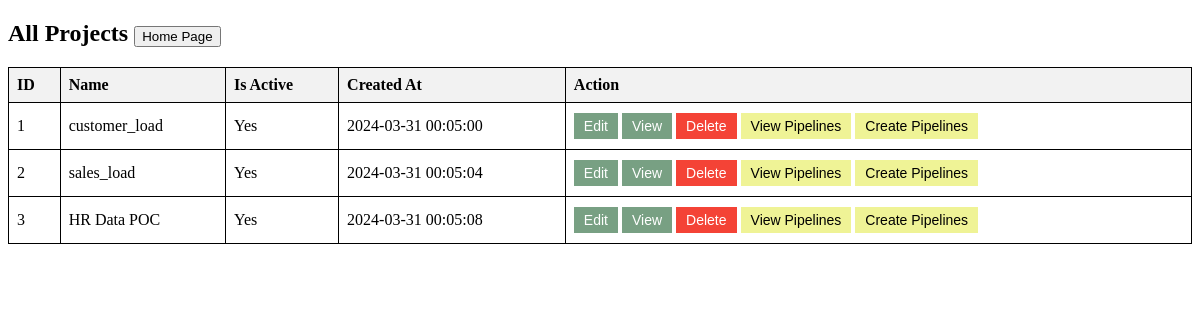
The app's page /list_projects with its own data.
### tables this page shows
CREATE TABLE projects (
        id INTEGER PRIMARY KEY AUTOINCREMENT,
        ProjectName TEXT NOT NULL,
        IsActive Text Not NULL,
        CreateDatetime datetime DEFAULT CURRENT_TIMESTAMP
    );

### app.py (the view)
@app.route('/list_projects')
def list_projects():
    projects = read_projects()
    return render_template('projects.html', projects=projects)

### app.py (called while the page is built)
def read_projects(database_name='projects.db'):
    conn = sqlite3.connect(database_name)
    cursor = conn.cursor()
    cursor.execute('SELECT * FROM projects')
    projects = cursor.fetchall()
    conn.close()
    return projects

### templates/projects.html (shortened to what this page needs)
<!DOCTYPE html>
<html lang="en">
<head>
</head>
<body>
    <h2>All Projects
                    <form action="/" method="get" style="display: inline;">
                        <button type="submit" >Home Page</button>
                    </form>
    </h2>
    <table>
        <thead>
            <tr>
                <th>ID</th>
                <th>Name</th>
                <th>Is Active</th>
                <th>Created At</th>
                <th>Action</th>
            </tr>
        </thead>
        <tbody>
            {% for project in projects %}
            <tr>
                <td>{{ project[0] }}</td>
                <td>{{ project[1] }}</td>
                <td>{{ project[2] }}</td>
                <td>{{ project[3] }}</td>
                <td>
                    <form action="/edit_project/{{ project[0] }}" method="get" style="display: inline;">
                        <button type="submit" class="view-btn" >Edit</button>
                    </form>
                    <form action="/view_project/{{ project[0] }}" method="get" style="display: inline;">
                        <button type="submit" class="view-btn" >View</button>
                    </form>
                    <form action="/delete_project/{{ project[0] }}" method="get" style="display: inline;">
                        <button type="submit" class="delete-btn" onclick="return confirm('Are you sure you want to delete this project?')">Delete</button>
                    </form>
                    <form action="/show_pipelines/{{ project[0] }}" method="get" style="display: inline;">
                        <button type="submit" class="pipe-btn" >View Pipelines</button>
                    </form>
                    <form action="/create_pipeline/{{ project[0] }}" method="get" style="display: inline;">
                        <button type="submit" class="pipe-btn" >Create Pipelines</button>
                    </form>
                </td>
            </tr>
            {% endfor %}
        </tbody>
    </table>
</body>
</html>

### templates/projects.html (style rules this page uses)
table { border-collapse: collapse; width: 100%; }
th, td { border: 1px solid black; padding: 8px; text-align: left; }
th { background-color: #f2f2f2; }
.delete-btn { background-color: #f44336; color: white; border: none; padding: 5px 10px; text-align: center; text-decoration: none; display: inline-block; font-size: 14px; margin: 2px 0px; cursor: pointer; }
.view-btn { background-color: #78A083; color: white; border: none; padding: 5px 10px; text-align: center; text-decoration: none; display: inline-block; font-size: 14px; margin: 2px 0px; cursor: pointer; }
.pipe-btn { background-color: #EFF396; color: black; border: none; padding: 5px 10px; text-align: center; text-decoration: none; display: inline-block; font-size: 14px; margin: 2px 0px; cursor: pointer; }

### records on screen
projects: id "1", ProjectName "customer_load", IsActive "Yes", CreateDatetime "2024-03-31 00:05:00"
projects: id "2", ProjectName "sales_load", IsActive "Yes", CreateDatetime "2024-03-31 00:05:04"
projects: id "3", ProjectName "HR Data POC", IsActive "Yes", CreateDatetime "2024-03-31 00:05:08"
